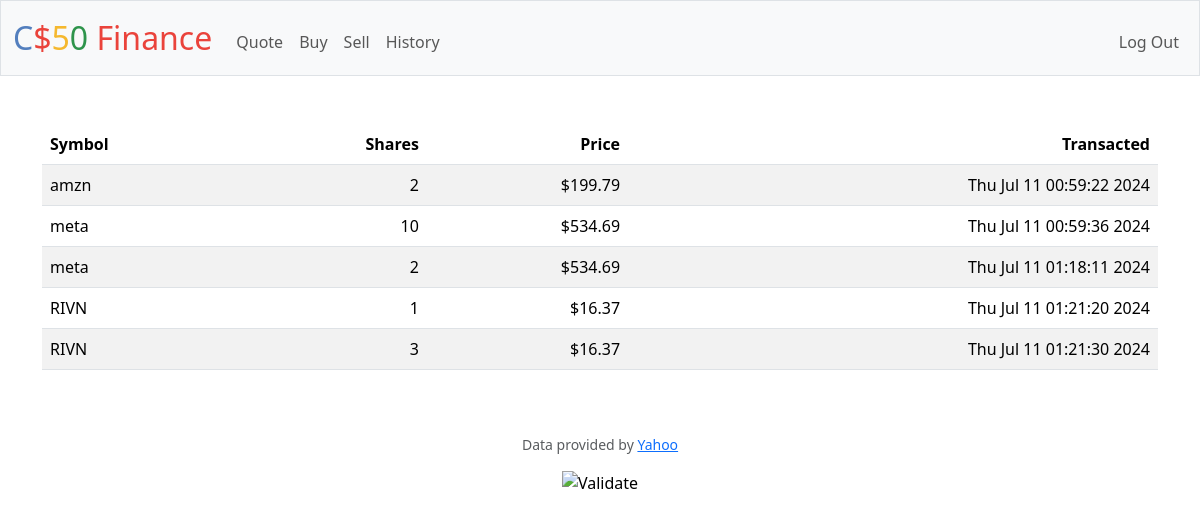
The app's page /history (signed in) with its own data.
### tables this page shows
CREATE TABLE purchases (id INTEGER NOT NULL, symbol TEXT NOT NULL, shares INTEGER NOT NULL, price INTEGER NOT NULL, date TEXT NOT NULL);

### app.py (the view)
@app.route("/history")
@login_required
def history():
    rows = db.execute("SELECT * FROM PURCHASES WHERE id = ?", session["user_id"])
    user = db.execute("SELECT * FROM users WHERE id = ?", session["user_id"])
    return render_template("history.html", purchases=rows, cash=usd(user[0]["cash"]))

### app.py (called while the page is built)
@app.after_request
def after_request(response):
    response.headers["Cache-Control"] = "no-cache, no-store, must-revalidate"
    response.headers["Expires"] = 0
    response.headers["Pragma"] = "no-cache"
    return response

### helpers.py (called while the page is built)
def login_required(f):
    @wraps(f)
    def decorated_function(*args, **kwargs):
        if session.get("user_id") is None:
            return redirect("/login")
        return f(*args, **kwargs)
    return decorated_function

def usd(value):
    return f"${value:,.2f}"

### templates/history.html (shortened to what this page needs)
{% extends "layout.html" %}
{% block main %}
    <table class="table table-striped">
        <thead>
            <tr>
                <th class="text-start">Symbol</th>
                <th class="text-end">Shares</th>
                <th class="text-end">Price</th>
                <th class="text-end">Transacted</th>
            </tr>
        </thead>
        <tbody>
            {% for purchase in purchases %}
                <tr>
                    <td class="text-start">{{purchase["symbol"]}}</td>
                    <td class="text-end">{{purchase["shares"]}}</td>
                    <td class="text-end">{{purchase["price"] | usd}}</td>
                    <td class="text-end">{{purchase["date"]}}</td>
                </tr>
            {% endfor %}
        </tbody>
    </table>
{% endblock %}

### records on screen
purchases: symbol "amzn", shares "2", price "$199.79", date "Thu Jul 11 00:59:22 2024"
purchases: symbol "meta", shares "10", price "$534.69", date "Thu Jul 11 00:59:36 2024"
purchases: symbol "meta", shares "2", price "$534.69", date "Thu Jul 11 01:18:11 2024"
purchases: symbol "RIVN", shares "1", price "$16.37", date "Thu Jul 11 01:21:20 2024"
purchases: symbol "RIVN", shares "3", price "$16.37", date "Thu Jul 11 01:21:30 2024"
